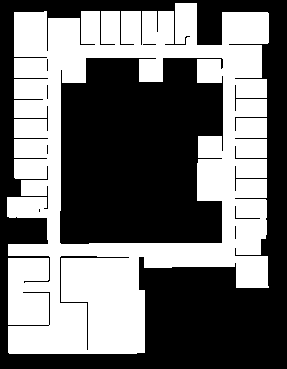
#> input picture csfloor.png, 287 x 369 px
$ python convert_img.py
#> lines starting #> are read from the running program, lines starting #| are printed output that depends on the picture; after the words box and inside, x2 and y2 are one past the last pixel; in counts of white or black regions, pixels touching at a corner belong together; long printed decimals are rounded
from PIL import Image
import numpy as np
import os

# image_path = 'bitmaps/floor-3.png'
image_path = 'csfloor.png'

# Open the image file
with Image.open(image_path) as img:
    # Convert image to grayscale
#> img is the input picture: PIL image 287x369 RGBA; mean R, G, B, A 113.6, 113.6, 113.6, 255
    grayscale_img = img.convert('L')
#> grayscale_img: PIL image 287x369 L; 44.5% white; 1 white region, box (x1, y1, x2, y2) and area: (7, 3, 269, 354) 47169

# Convert grayscale image to numpy array
image_array = np.array(grayscale_img)

# Apply threshold
binary_image_array = np.where(image_array < 128, 1, 0)
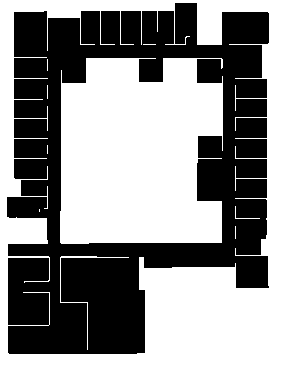
#> binary_image_array: shape (369, 287) int64; values 0 (black) and 1 (white), 55.5% white; 1 black region, box (x1, y1, x2, y2) and area: (7, 3, 269, 354) 47169

# Calculate and print the percentage of black and white pixels
num_pixels = binary_image_array.size
#> num_pixels = 105903
num_white_pixels = np.sum(binary_image_array == 0)
#> num_white_pixels = 47169
num_black_pixels = np.sum(binary_image_array == 1)
#> num_black_pixels = 58734

print("Percentage of white pixels: ", (num_white_pixels / num_pixels) * 100)
#| Percentage of white pixels:  44.540
print("Percentage of black pixels: ", (num_black_pixels / num_pixels) * 100)
#| Percentage of black pixels:  55.460

# Get the dimensions of the image
num_rows, num_columns = binary_image_array.shape
#> num_rows = 369; num_columns = 287
print("Number of rows: ", num_rows)
#| Number of rows:  369
print("Number of columns: ", num_columns)
#| Number of columns:  287


# Save the binary image array to a text file
with open('binary_image.txt', 'w') as f:
    for row in binary_image_array:
        row_string = ' '.join(str(pixel) for pixel in row)
        f.write(row_string + os.linesep)
